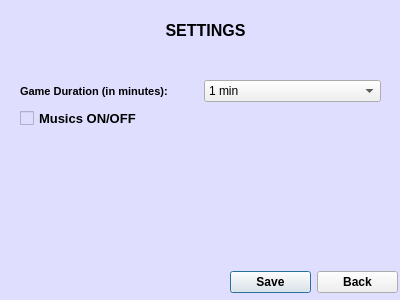
<?xml version="1.0" encoding="UTF-8"?>
<ui version="4.0">
 <class>settingsDialog</class>
 <widget class="QDialog" name="settingsDialog">
  <property name="geometry">
   <rect>
    <x>0</x>
    <y>0</y>
    <width>400</width>
    <height>300</height>
   </rect>
  </property>
  <property name="windowTitle">
   <string>Dialog</string>
  </property>
  <property name="styleSheet">
   <string notr="true">background-color: rgb(224, 222, 255);</string>
  </property>
  <widget class="QLabel" name="settingsHeaderLabel">
   <property name="geometry">
    <rect>
     <x>20</x>
     <y>20</y>
     <width>371</width>
     <height>20</height>
    </rect>
   </property>
   <property name="font">
    <font>
     <pointsize>12</pointsize>
     <weight>75</weight>
     <bold>true</bold>
    </font>
   </property>
   <property name="text">
    <string>SETTINGS</string>
   </property>
   <property name="alignment">
    <set>Qt::AlignCenter</set>
   </property>
  </widget>
  <widget class="QWidget" name="">
   <property name="geometry">
    <rect>
     <x>230</x>
     <y>270</y>
     <width>168</width>
     <height>24</height>
    </rect>
   </property>
   <layout class="QHBoxLayout" name="horizontalLayout">
    <item>
     <widget class="QPushButton" name="saveSettingsButton">
      <property name="font">
       <font>
        <weight>75</weight>
        <bold>true</bold>
       </font>
      </property>
      <property name="styleSheet">
       <string notr="true">background-color: rgb(240, 240, 240);</string>
      </property>
      <property name="text">
       <string>Save</string>
      </property>
     </widget>
    </item>
    <item>
     <widget class="QPushButton" name="backToMainButton">
      <property name="font">
       <font>
        <weight>75</weight>
        <bold>true</bold>
       </font>
      </property>
      <property name="styleSheet">
       <string notr="true">background-color: rgb(240, 240, 240);</string>
      </property>
      <property name="text">
       <string>Back</string>
      </property>
     </widget>
    </item>
   </layout>
  </widget>
  <widget class="QWidget" name="">
   <property name="geometry">
    <rect>
     <x>20</x>
     <y>80</y>
     <width>361</width>
     <height>88</height>
    </rect>
   </property>
   <layout class="QVBoxLayout" name="verticalLayout">
    <item>
     <layout class="QHBoxLayout" name="horizontalLayout_2">
      <item>
       <widget class="QLabel" name="chooseTimeLabel">
        <property name="font">
         <font>
          <pointsize>8</pointsize>
          <weight>75</weight>
          <bold>true</bold>
         </font>
        </property>
        <property name="text">
         <string>Game Duration (in minutes):</string>
        </property>
       </widget>
      </item>
      <item>
       <widget class="QComboBox" name="timeComboBox">
        <property name="styleSheet">
         <string notr="true">background-color: rgb(240, 240, 240);</string>
        </property>
        <item>
         <property name="text">
          <string>1 min</string>
         </property>
        </item>
        <item>
         <property name="text">
          <string>2 min</string>
         </property>
        </item>
        <item>
         <property name="text">
          <string>3 min</string>
         </property>
        </item>
       </widget>
      </item>
     </layout>
    </item>
    <item>
     <layout class="QVBoxLayout" name="verticalLayout_7">
      <item>
       <widget class="QCheckBox" name="musicsOnCheckBox">
        <property name="font">
         <font>
          <pointsize>10</pointsize>
          <weight>75</weight>
          <bold>true</bold>
         </font>
        </property>
        <property name="text">
         <string>Musics ON/OFF</string>
        </property>
       </widget>
      </item>
      <item>
       <layout class="QHBoxLayout" name="horizontalLayout_6">
        <item>
         <widget class="QLabel" name="musicsOnLabel">
          <property name="styleSheet">
           <string notr="true"/>
          </property>
          <property name="text">
           <string/>
          </property>
          <property name="pixmap">
           <pixmap resource="resources/res.qrc">:/images/souds_on.png</pixmap>
          </property>
         </widget>
        </item>
        <item>
         <widget class="QLabel" name="musicsOffLabel">
          <property name="text">
           <string/>
          </property>
          <property name="pixmap">
           <pixmap resource="resources/res.qrc">:/images/souds_off.png</pixmap>
          </property>
         </widget>
        </item>
       </layout>
      </item>
     </layout>
    </item>
   </layout>
  </widget>
 </widget>
 <resources>
  <include location="resources/res.qrc"/>
 </resources>
 <connections/>
</ui>
